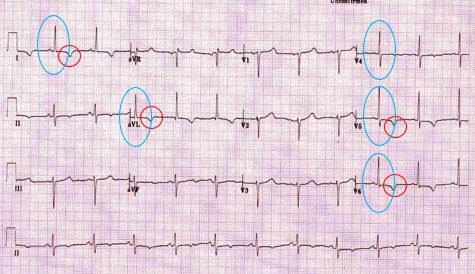
#> input picture src/OndaS/1.jpg, 475 x 274 px; its folder holds only this picture in this run
$ python -i edge-generator.py   (imports and definitions only)
#> lines starting #> are read from the running program, lines starting #| are printed output that depends on the picture
from tkinter import *
from tkinter import filedialog
from PIL import Image
from PIL import ImageTk
import cv2
import imutils
import numpy as np

global_path_image = ''

def elegir_imagen():
    # Especificar los tipos de archivos, para elegir solo a las imágenes
    path_image = filedialog.askopenfilename(filetypes = [
        ("image", ".jpeg"),
        ("image", ".png"),
        ("image", ".jpg")])
#> the answer given: src/OndaS/1.jpg

    global global_path_image
    global_path_image = path_image

    if len(path_image) > 0:
        global image

        # Leer la imagen de entrada y la redimensionamos
        image = cv2.imread(path_image)
#> image is the input picture: shape (274, 475, 3); mean B, G, R 220.1, 209.5, 227.5
        image= imutils.resize(image, height=380)
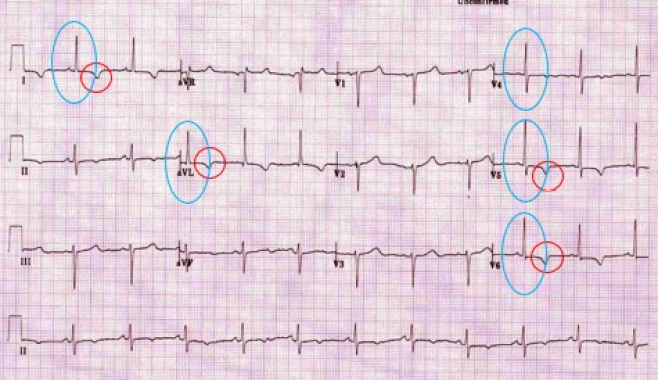
#> image: shape (380, 658, 3); mean B, G, R 220, 209.4, 227.4

        # Para visualizar la imagen de entrada en la GUI
        imageToShow= imutils.resize(image, width=180)
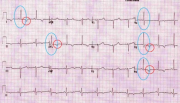
#> imageToShow: shape (103, 180, 3); mean B, G, R 220, 209.4, 227.4
        imageToShow = cv2.cvtColor(imageToShow, cv2.COLOR_BGR2RGB)
        im = Image.fromarray(imageToShow )
        img = ImageTk.PhotoImage(image=im)

#> (the run stopped early here; a loop or call above may not have finished)
